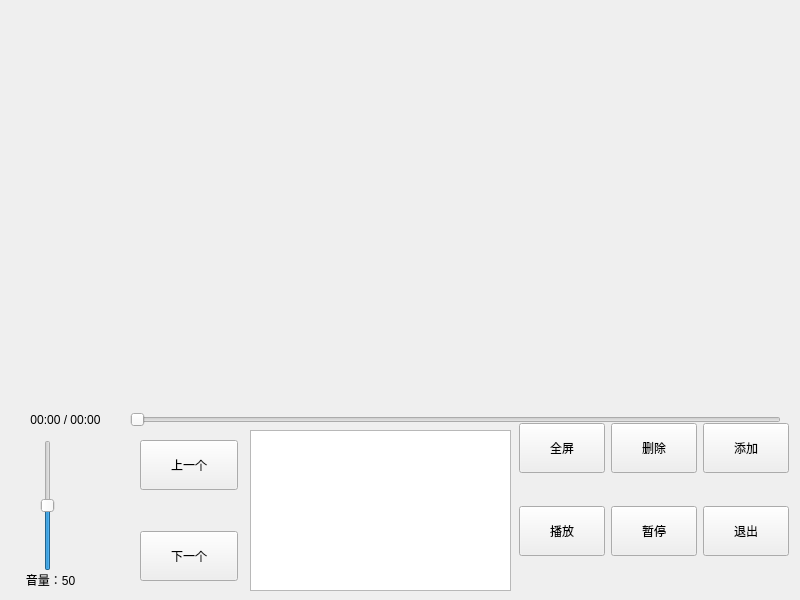
<?xml version="1.0" encoding="UTF-8"?>
<ui version="4.0">
 <class>MyVideoPlayer</class>
 <widget class="QWidget" name="MyVideoPlayer">
  <property name="geometry">
   <rect>
    <x>0</x>
    <y>0</y>
    <width>800</width>
    <height>600</height>
   </rect>
  </property>
  <property name="windowTitle">
   <string>MyVideoPlayer</string>
  </property>
  <widget class="QWidget" name="verticalLayoutWidget">
   <property name="geometry">
    <rect>
     <x>0</x>
     <y>0</y>
     <width>821</width>
     <height>401</height>
    </rect>
   </property>
   <layout class="QVBoxLayout" name="verticalLayout"/>
  </widget>
  <widget class="QSlider" name="timeSlider">
   <property name="geometry">
    <rect>
     <x>130</x>
     <y>410</y>
     <width>651</width>
     <height>20</height>
    </rect>
   </property>
   <property name="orientation">
    <enum>Qt::Horizontal</enum>
   </property>
  </widget>
  <widget class="QSlider" name="volumeSlider">
   <property name="geometry">
    <rect>
     <x>40</x>
     <y>440</y>
     <width>16</width>
     <height>131</height>
    </rect>
   </property>
   <property name="maximum">
    <number>100</number>
   </property>
   <property name="value">
    <number>50</number>
   </property>
   <property name="orientation">
    <enum>Qt::Vertical</enum>
   </property>
  </widget>
  <widget class="QListWidget" name="listWidget">
   <property name="geometry">
    <rect>
     <x>250</x>
     <y>430</y>
     <width>261</width>
     <height>161</height>
    </rect>
   </property>
  </widget>
  <widget class="QWidget" name="widget_3" native="true">
   <property name="geometry">
    <rect>
     <x>510</x>
     <y>410</y>
     <width>288</width>
     <height>160</height>
    </rect>
   </property>
   <layout class="QVBoxLayout" name="verticalLayout_2">
    <item>
     <widget class="QWidget" name="widget_2" native="true">
      <layout class="QHBoxLayout" name="horizontalLayout_2">
       <item>
        <widget class="QPushButton" name="fullBtn">
         <property name="minimumSize">
          <size>
           <width>50</width>
           <height>50</height>
          </size>
         </property>
         <property name="text">
          <string>全屏</string>
         </property>
        </widget>
       </item>
       <item>
        <widget class="QPushButton" name="deleteBtn">
         <property name="minimumSize">
          <size>
           <width>50</width>
           <height>50</height>
          </size>
         </property>
         <property name="text">
          <string>删除</string>
         </property>
        </widget>
       </item>
       <item>
        <widget class="QPushButton" name="addBtn">
         <property name="minimumSize">
          <size>
           <width>50</width>
           <height>50</height>
          </size>
         </property>
         <property name="text">
          <string>添加</string>
         </property>
        </widget>
       </item>
      </layout>
     </widget>
    </item>
    <item>
     <widget class="QWidget" name="widget" native="true">
      <layout class="QHBoxLayout" name="horizontalLayout">
       <item>
        <widget class="QPushButton" name="playBtn">
         <property name="minimumSize">
          <size>
           <width>0</width>
           <height>50</height>
          </size>
         </property>
         <property name="text">
          <string>播放</string>
         </property>
        </widget>
       </item>
       <item>
        <widget class="QPushButton" name="stopBtn">
         <property name="minimumSize">
          <size>
           <width>0</width>
           <height>50</height>
          </size>
         </property>
         <property name="text">
          <string>暂停</string>
         </property>
        </widget>
       </item>
       <item>
        <widget class="QPushButton" name="exitBtn">
         <property name="minimumSize">
          <size>
           <width>0</width>
           <height>50</height>
          </size>
         </property>
         <property name="text">
          <string>退出</string>
         </property>
        </widget>
       </item>
      </layout>
     </widget>
    </item>
   </layout>
  </widget>
  <widget class="QWidget" name="widget_4" native="true">
   <property name="geometry">
    <rect>
     <x>140</x>
     <y>440</y>
     <width>98</width>
     <height>141</height>
    </rect>
   </property>
   <layout class="QVBoxLayout" name="verticalLayout_3">
    <item>
     <widget class="QPushButton" name="prevBtn">
      <property name="minimumSize">
       <size>
        <width>0</width>
        <height>50</height>
       </size>
      </property>
      <property name="text">
       <string>上一个</string>
      </property>
     </widget>
    </item>
    <item>
     <spacer name="verticalSpacer">
      <property name="orientation">
       <enum>Qt::Vertical</enum>
      </property>
      <property name="sizeHint" stdset="0">
       <size>
        <width>20</width>
        <height>40</height>
       </size>
      </property>
     </spacer>
    </item>
    <item>
     <widget class="QPushButton" name="nextBtn">
      <property name="minimumSize">
       <size>
        <width>0</width>
        <height>50</height>
       </size>
      </property>
      <property name="text">
       <string>下一个</string>
      </property>
     </widget>
    </item>
   </layout>
  </widget>
  <widget class="QLabel" name="timeLabel">
   <property name="geometry">
    <rect>
     <x>-10</x>
     <y>410</y>
     <width>151</width>
     <height>20</height>
    </rect>
   </property>
   <property name="text">
    <string>00:00 / 00:00</string>
   </property>
   <property name="alignment">
    <set>Qt::AlignCenter</set>
   </property>
  </widget>
  <widget class="QLabel" name="volumeLabel">
   <property name="geometry">
    <rect>
     <x>0</x>
     <y>570</y>
     <width>101</width>
     <height>20</height>
    </rect>
   </property>
   <property name="text">
    <string>音量：50</string>
   </property>
   <property name="alignment">
    <set>Qt::AlignCenter</set>
   </property>
  </widget>
 </widget>
 <resources/>
 <connections/>
</ui>
